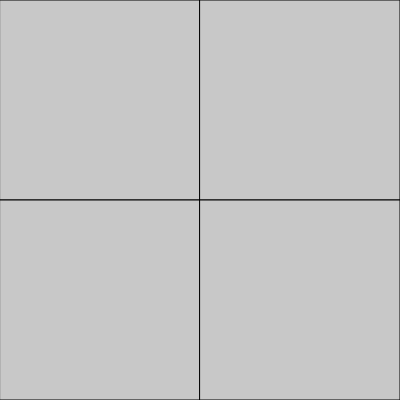
Frame 1 (no input)
Frame 60 (no input): identical to frame 1, image omitted
Frame 120 (the mouse pressed at the canvas centre since frame 60): identical to frame 1, image omitted

The p5.js sketch that drew this single still picture (run headless with seeded random() and noise() and a simulated clock; from frame 60 on, the mouse is pressed at the canvas centre):

// p5.js sketch
// ── sketch.js
// sketch.js - purpose and description here
// Author: Your Name
// Date:

// Here is how you might set up an OOP p5.js project
// Note that p5.js looks for a file called sketch.js

// Constants - User-servicable parts
// In a longer project I like to put these in a separate file
const VALUE1 = 1;
const VALUE2 = 2;

// Globals
let myInstance;
let canvasContainer;
var centerHorz, centerVert;

let grid = []; // Array to store grid squares
let cols = 2;  // Initial number of columns
let rows = 2;  // Initial number of rows
let gridSize = 400; // Canvas/grid size in pixels

function resizeScreen() {
  centerHorz = canvasContainer.width() / 2; // Adjusted for drawing logic
  centerVert = canvasContainer.height() / 2; // Adjusted for drawing logic
  console.log("Resizing...");
  resizeCanvas(canvasContainer.width(), canvasContainer.height());
  // redrawCanvas(); // Redraw everything based on new size
}

// setup() function is called once when the program starts
function setup() {
  createCanvas(gridSize, gridSize);
  grid = initializeGrid(0, 0, gridSize, gridSize, cols, rows);
  print(grid);
}

// draw() function is called repeatedly, it's the main animation loop
function draw() {
  background(220);
  for (let cell of grid) {
    cell.show();
  }

}

// mousePressed() function is called once after every time a mouse button is pressed
function mousePressed() {
  for (let index = grid.length - 1; index >= 0; index--){
    cell = grid[index];
    if (cell.contains(mouseX, mouseY)) {
      addCell(cell,cols,rows);
      print(grid);
      break;
    }
  }
}
// ── grid.js
// Cell class representing a grid square
class Cell {
    constructor(x, y, w, h, z = 0) {
      this.x = x;  //Location
      this.y = y;  //|
      this.z = z;  //|
      this.w = w;  //width
      this.h = h;  //height
      this.c = 200;//color
    }
    
    // Check if a point is inside this cell
    contains(point_x, point_y) {
      return point_x > this.x &&
             point_x < this.x + this.w &&
             point_y > this.y && 
             point_y < this.y + this.h;
    }
  
    // Draw the cell
    show() {
      stroke(0);
      fill(this.c);
      rect(this.x, this.y, this.w, this.h);
    }
    
    //Change shade of cell
    change_color(val) {
      this.c = val
    } 
  }
  //------------------------------------------------------------------------
  
  // Initialize the grid as an array of cells in columns and rows
  function initializeGrid(x, y, width_, height_, cols, rows) {
    let cell_array = [];
    let cellWidth = width_ / cols;
    let cellHeight = height_ / rows;
    for (let i = 0; i < cols; i++) {
      for (let j = 0; j < rows; j++) {
        let cell = new Cell(x + (i * cellWidth), //Location on x
                            y + j * cellHeight,  //Location on y
                            cellWidth,           //w
                            cellHeight);         //h
        cell_array.push(cell);
      }
    }
    return cell_array;
  }
  
  //Split cell into more cells
  function splitCell(cell, cols, rows) {
    let newCells = initializeGrid(cell.x, cell.y, cell.w, cell.h, cols, rows);
    // Replace the clicked cell with its new sub-cells
    grid = grid.filter(entry => entry !== cell);
    grid = grid.concat(newCells);
    
  }
  
  //Add cells, where cursor is placed, within bounds of grid rules.
  function addCell(cell, cols, rows) {
    let newCells = initializeGrid(cell.x, cell.y, cell.w, cell.h, cols, rows);
    newCells = newCells.filter(entry =>   entry.contains(mouseX,mouseY));
    [newCell] = newCells;
    newCell.z = cell.z + 1;
    // Replace the clicked cell with its new sub-cells
    //grid = grid.filter(entry => entry !== cell);
    grid.push(newCell)  
    
  }
